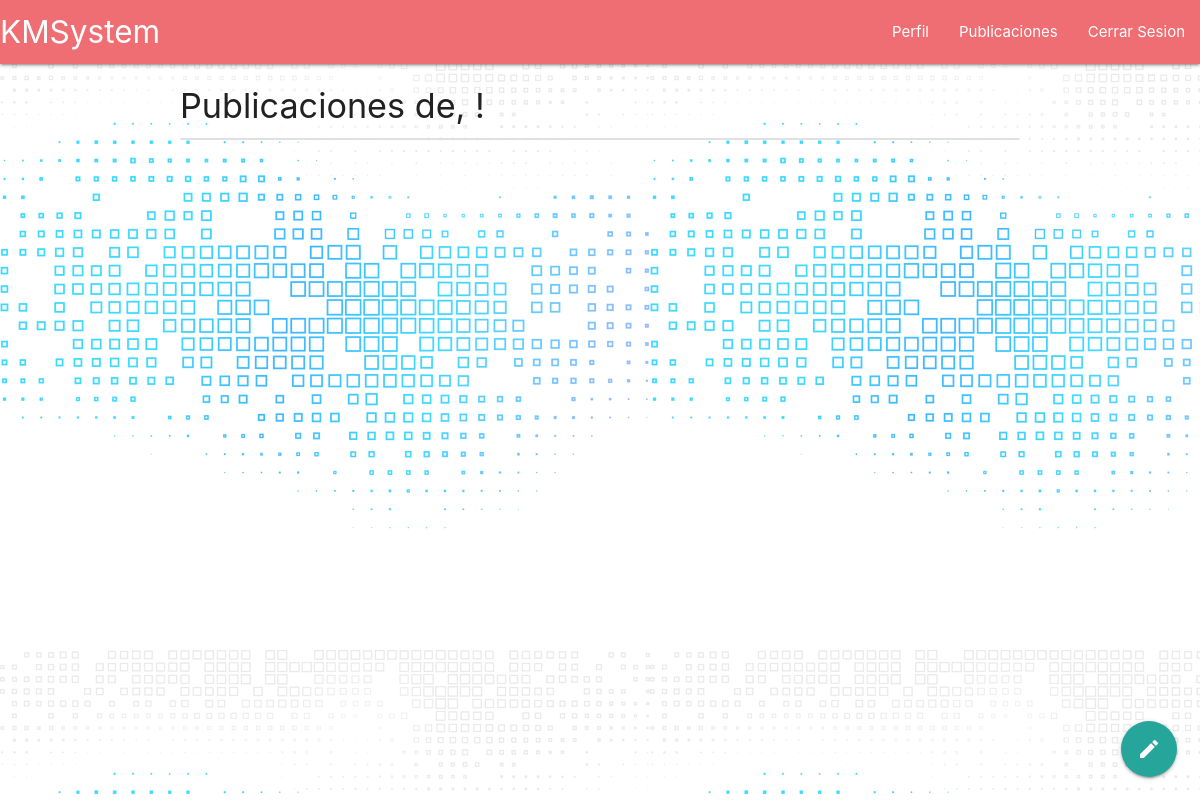
/publicaciones (signed in), run on an earlier commit of the app's database.
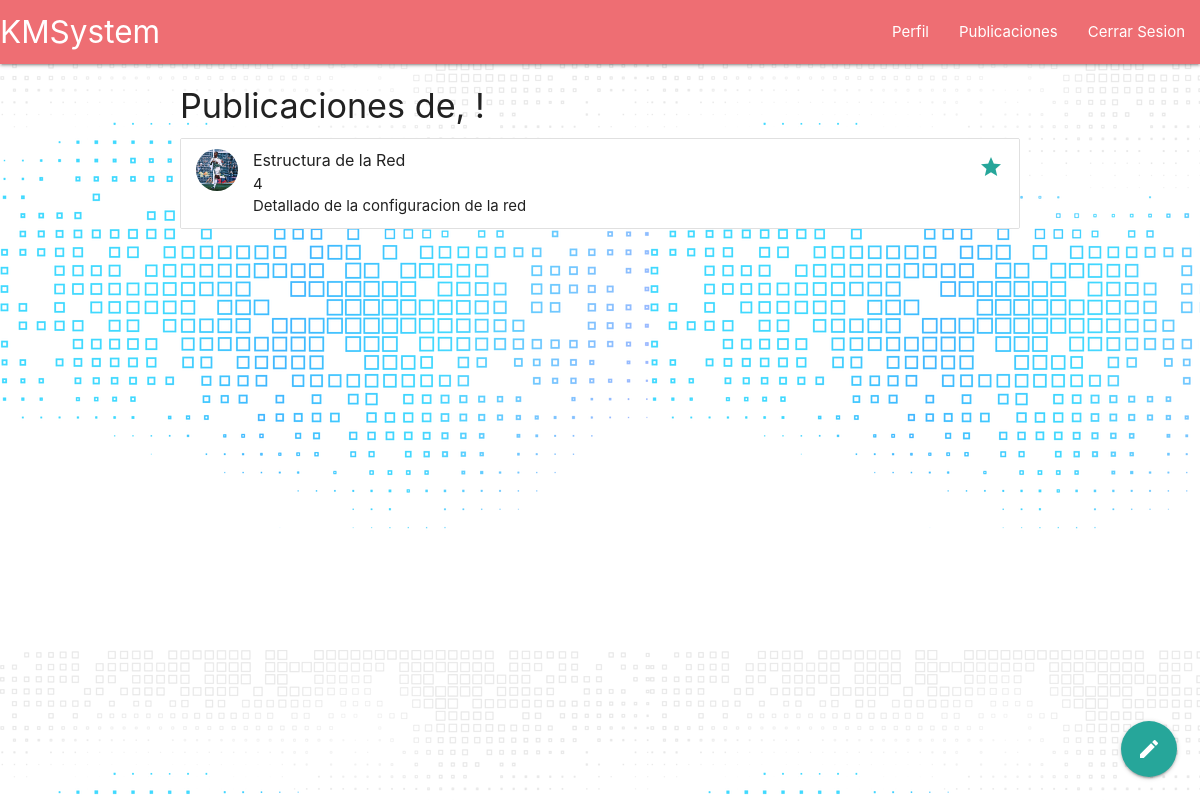
And on a later commit of the database.
### models.py (models this page shows)
class PublicacionModel(db.Model):
    __tablename__ = 'publicacion'
    id = db.Column(db.Integer, primary_key=True, autoincrement=True)
    id_user = db.Column(db.String(120), db.ForeignKey(
        UsuarioModel.id), nullable=False)
    asunto = db.Column(db.String(100), nullable=False)
    descripcion = db.Column(db.String(200), nullable=True)
    documento = db.Column(db.String(200), nullable=False)

### main.py (the view)
@main.route('/publicaciones')
@login_required
def publicaciones():
        items = []
        conn = engine.connect()
        post =  db.select([PublicacionModel])
        result = conn.execute(post)
        print(result)
        for row in result:
                items.append({'id': row[0], 'id_user': row[1], 'asunto': row[2], 'descripcion': row[3], 'documento': row[4]})
        conn.close()
        return render_template('publicaciones.html', result=items )

### __init__.py (called while the page is built)
def create_app():
    app = Flask(__name__)
    app.config['SQLALCHEMY_DATABASE_URI'] = 'sqlite:///db.sqlite'
    app.config['SQLALCHEMY_TRACK_MODIFICATIONS'] = True
    app.config['SECRET_KEY'] = 'some-secret-string'
    db.init_app(app)
    login_manager = LoginManager()
    login_manager.login_view = 'auth.login'
    login_manager.init_app(app)
    from .models import UsuarioModel
    @app.before_first_request
    def create_tables():
        db.create_all()
    @login_manager.user_loader
    def load_user(user_id):
        return UsuarioModel.query.get(int(user_id))
    from .auth import auth as auth_blueprint
    app.register_blueprint(auth_blueprint)
    from .main import main as main_blueprint
    app.register_blueprint(main_blueprint)
    return app

### templates/publicaciones.html
{% extends "base.html" %} {% block content %}
<h4 class="title">Publicaciones de, {{ name }}!</h4>
<div class="fixed-action-btn">
  <a class="btn-floating btn-large">
    <i class="large material-icons">mode_edit</i>
  </a>
</div>
<div>
  <ul class="collection">
  {% for elem in result -%}
    <li class="collection-item avatar">
      <img src="{{elem.documento}}" alt="" class="circle" />
      <span class="title">{{ elem.asunto }}</span>
      <br />
      <p>
        {{ elem.id_user }}
      </p>
      <p>
        {{ elem.descripcion }}
      </p>
      <a href="#!" class="secondary-content"
        ><i class="material-icons">grade</i></a
      >
    </li>
  {% endfor -%}
  </ul>
</div>
{% endblock %}

### templates/base.html (shortened to what this page needs)
<!DOCTYPE html>
<html>
  <head>
    <link
      rel="stylesheet"
      href="https://cdnjs.cloudflare.com/ajax/libs/materialize/1.0.0/css/materialize.min.css"
    />
  </head>
  <body background="/static/img.png">
    <nav>
      <div class="nav-wrapper">
        <a href="{{ url_for('main.index') }}" class="brand-logo">KMSystem</a>
        <ul id="nav-mobile" class="right hide-on-med-and-down">
          {% if current_user.is_authenticated %}
          <li>
            <a href="{{ url_for('main.profile') }}">
              Perfil
            </a>
          </li>
          <li>
            <a href="{{ url_for('main.publicaciones') }}">
              Publicaciones
            </a>
          </li>
          {% endif %}  {% if current_user.is_authenticated %}
          <li>
            <a href="{{ url_for('auth.logout') }}">
              Cerrar Sesion
            </a>
          </li>
          {% endif %}
        </ul>
      </div>
    </nav>
    <div class="container ">
      {% block content %} {% endblock %}
    </div>
  </body>
</html>

What changed in the data, as far as the page shows it:
added PublicacionModel: documento (picture), asunto "Estructura de la Red", id_user "4", descripcion "Detallado de la configuracion de la red"
